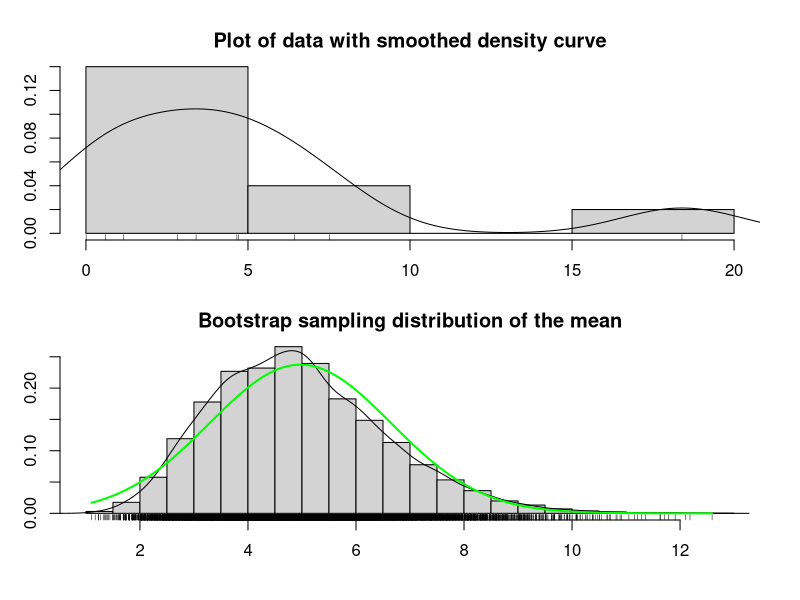

This figure's R source:
bs.one.samp.dist<- function(dat, N= 1e4)
  {
   n<-length(dat);
   sam <-matrix(sample(dat, size =N*n, replace= TRUE), ncol=N);
   sam.mean<-colMeans(sam);
   old.par <- par(no.readonly= TRUE)
   par( mfrow=c(2,1),mar=c(3,2,2,1),oma=c(1,1,1,1))
   hist(dat, freq= FALSE, breaks=6,main ="Plot of data with smoothed density curve")
   points(density(dat),type="l")
   rug(dat)
   hist(sam.mean, freq= FALSE, breaks =25,main="Bootstrap sampling distribution of the mean",xlab= paste("Data n=",n,", mean=", signif(mean(dat), digits=5),",se=", signif(sd(dat)/sqrt(n)), digits = 5))
   points(density (sam.mean), type ="l")
   x <- seq (min(sam.mean), max(sam.mean), length =1000)
   points(x, dnorm(x, mean=mean(dat), sd= sd(dat)/sqrt(n)),type ="l",lwd=2, col ="green")
   rug(sam.mean)
   par(old.par)
 }                                  
  x <-rgamma(10, shape =.5, scale =20)
  bs.one.samp.dist(x)
                                              

  